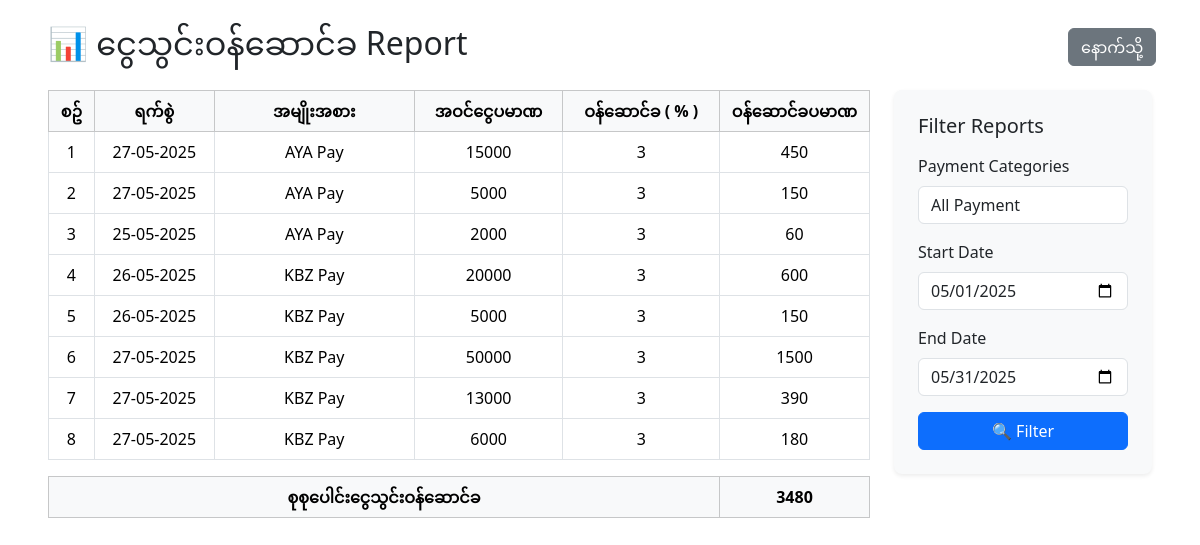
/report.php?report=cash_in_percentage, run on the app's committed database.
### tables this page shows
CREATE TABLE `cashbook` (
  `id` int(11) NOT NULL,
  `date` date NOT NULL,
  `description` text NOT NULL,
  `in_amt` int(11) NOT NULL,
  `out_amt` int(11) NOT NULL,
  `balance` int(11) NOT NULL,
  `category_id` int(11) NOT NULL,
  `created_at` timestamp NOT NULL DEFAULT current_timestamp() ON UPDATE current_timestamp()
);

CREATE TABLE `payment_categories` (
  `id` int(11) NOT NULL,
  `name` varchar(100) NOT NULL,
  `image` varchar(255) NOT NULL
);

CREATE TABLE `percentage` (
  `id` int(11) NOT NULL,
  `date` date NOT NULL,
  `description` varchar(255) NOT NULL,
  `percentage` int(11) NOT NULL,
  `percentage_amt` int(11) NOT NULL,
  `inorout` varchar(11) NOT NULL,
  `category_id` int(11) NOT NULL,
  `cash_id` int(11) NOT NULL
);

### report.php (the view, shortened to what this page needs)
<?php include 'connect.php'; ?>
<div class="mx-5 py-4">
  <div class="mb-4 d-flex">
    <div class="col-11">
      <h2 class="mb-0">
        📊
        <?php
            if($_GET['report'] == 'cash_in_percentage'){
                echo "ငွေသွင်းဝန်ဆောင်ခ";
            } elseif($_GET['report'] == 'cash_out_percentage'){
                echo "ငွေထုတ်ဝန်ဆောင်ခ";
            } elseif($_GET['report'] == 'total_cash_in'){
                echo "ငွေဝင်စာရင်း";
            } elseif($_GET['report'] == 'total_cash_out'){
                echo "ထွက်ငွေစာရင်း";
            } elseif($_GET['report'] == 'total_cash_in_out'){
                echo "ငွေအဝင်/အထွက်စာရင်း";
            } elseif($_GET['report'] == 'balance'){
                echo "လက်ကျန်ငွေစာရင်း";
            }
        ?>
        Report
      </h2>
    </div>
    <div class="col">
      <a href="index.php"><button type="button" name="button" class="btn btn-secondary mt-1 ms-2">နောက်သို့</button></a>
    </div>
  </div>
  <div class="row">
    <div class="col-lg-9 mb-4">
    <?php
      if($_GET['report'] == 'cash_in_percentage'){
        if(isset($_POST['filter']) && !empty($_POST['start_date']) && !empty($_POST['end_date']) && !empty($_POST['payment_category'])){
          $start_date = $_POST['start_date'];
          $end_date = $_POST['end_date'];
          $payment_category = $_POST['payment_category'];
          $cash_in_percentagestmt = $pdo->prepare("SELECT * FROM cashbook WHERE in_amt != 0 AND date BETWEEN '$start_date' AND '$end_date' AND category_id='$payment_category'");
        }elseif(isset($_POST['filter']) && !empty($_POST['start_date']) && !empty($_POST['end_date'])){
          $start_date = $_POST['start_date'];
          $end_date = $_POST['end_date'];
          $cash_in_percentagestmt = $pdo->prepare("SELECT * FROM cashbook WHERE in_amt != 0 AND date BETWEEN '$start_date' AND '$end_date'");
        }elseif(isset($_POST['filter']) && !empty($_POST['payment_category'])){
          $payment_category = $_POST['payment_category'];
          $cash_in_percentagestmt = $pdo->prepare("SELECT * FROM cashbook WHERE in_amt != 0 AND category_id='$payment_category'");
        }else{
          $cash_in_percentagestmt = $pdo->prepare("SELECT * FROM cashbook WHERE in_amt != 0");
        }
        $cash_in_percentagestmt->execute();
        $cash_in_percentagedatas = $cash_in_percentagestmt->fetchAll();
    ?>
    <div class="table-responsive">
        <table class="table table-bordered table-hover align-middle">
          <thead class="table-light">
            <tr>
                <th class="text-center">စဥ်</th>
                <th class="text-center">ရက်စွဲ</th>
                <th class="text-center" style="width: 200px;">အမျိုးအစား</th>
                <th class="text-center">အဝင်ငွေပမာဏ</th>
                <th class="text-center">ဝန်ဆောင်ခ ( % ) </th>
                <th class="text-center">ဝန်ဆောင်ခပမာဏ</th>
            </tr>
          </thead>
          <tbody>
            <?php
            $no = 1;
            foreach($cash_in_percentagedatas as $cash_in_percentagedata){
                $id = $cash_in_percentagedata['id'];
                $payment_category = $cash_in_percentagedata['category_id'];
                $percentagestmt = $pdo->prepare("SELECT * FROM percentage WHERE cash_id = '$id'");
                $percentagestmt->execute();
                $percentagedatas = $percentagestmt->fetch(PDO::FETCH_ASSOC);
                $paymentstmt = $pdo->prepare("SELECT * FROM payment_categories WHERE id='$payment_category'");
                $paymentstmt->execute();
                $paymentdatas = $paymentstmt->fetch(PDO::FETCH_ASSOC);
            ?>
            <tr>
              <td class="text-center"><?php echo $no; ?></td>
              <td class="text-center"><?php echo date('d-m-Y', strtotime($cash_in_percentagedata['date'])) ?></td>
              <td class="text-center"><?php echo $paymentdatas['name']; ?></td>
              <td class="text-center"><?php echo $cash_in_percentagedata['in_amt']; ?></td>
              <td class="text-center"><?php echo $percentagedatas['percentage']; ?></td>
              <td class="text-center" style="width: 150px;"><?php echo $percentagedatas['percentage_amt']; ?></td>
            </tr>
            <?php
            $no++;
            }
            ?>
          </tbody>
        </table>
        <?php
          if(isset($_POST['filter']) && !empty($_POST['start_date']) && !empty($_POST['end_date']) && !empty($_POST['payment_category'])){
            $start_date = $_POST['start_date'];
            $end_date = $_POST['end_date'];
            $payment_category = $_POST['payment_category'];
            $total_percentagestmt = $pdo->prepare("SELECT SUM(percentage_amt) AS total_percentage_amt FROM percentage WHERE inorout = 'in' AND date BETWEEN '$start_date' AND '$end_date' AND category_id='$payment_category'");
          }elseif(isset($_POST['filter']) && !empty($_POST['start_date']) && !empty($_POST['end_date'])){
            $start_date = $_POST['start_date'];
            $end_date = $_POST['end_date'];
            $total_percentagestmt = $pdo->prepare("SELECT SUM(percentage_amt) AS total_percentage_amt FROM percentage WHERE inorout = 'in' AND date BETWEEN '$start_date' AND '$end_date'");
          }elseif(isset($_POST['filter']) && !empty($_POST['payment_category'])){
            $payment_category = $_POST['payment_category'];
            $total_percentagestmt = $pdo->prepare("SELECT SUM(percentage_amt) AS total_percentage_amt FROM percentage WHERE inorout = 'in' AND category_id='$payment_category'");
          }else{
            $total_percentagestmt = $pdo->prepare("SELECT SUM(percentage_amt) AS total_percentage_amt FROM percentage WHERE inorout = 'in'");
          }
            $total_percentagestmt->execute();
            $total_percentagedatas = $total_percentagestmt->fetch(PDO::FETCH_ASSOC);
        ?>
        <table class="table table-bordered table-hover align-middle">
          <thead class="table-light">
            <tr>
                <th class="text-center">စုစုပေါင်းငွေသွင်းဝန်ဆောင်ခ</th>
                <th class="text-center" style="width: 150px;"><?php echo $total_percentagedatas['total_percentage_amt']; ?></th>
            </tr>
          </thead>
        </table>
      </div>
    <?php
      }
      ?>
    </div>
    <div class="col-lg-3">
      <div class="bg-light rounded-3 p-4 shadow-sm">
        <h5 class="mb-3">Filter Reports</h5>
        <form method="post" class="d-flex flex-column gap-3">
          <div>
            <label for="startDate" class="form-label">Payment Categories</label>
            <select name="payment_category" id="" class="form-control">
            <option value="">All Payment</option>
            </select>
          </div>
          <div>
            <label for="startDate" class="form-label">Start Date</label>
            <input type="date" id="startDate" name="start_date" class="form-control" value="<?php if(!empty($_SESSION['start_date'])){ echo $_SESSION['start_date']; }else{ echo $_SESSION['default_start_date']; } ?>">
          </div>
          <div>
            <label for="endDate" class="form-label">End Date</label>
            <input type="date" id="endDate" name="end_date" class="form-control" value="<?php if(!empty($_SESSION['end_date'])){ echo $_SESSION['end_date']; }else{ echo $_SESSION['default_end_date']; } ?>">
          </div>
          <div>
            <button type="submit" class="btn btn-primary w-100" name="filter">🔍 Filter</button>
          </div>
        </form>
      </div>
    </div>
  </div>
</div>
<?php include 'footer.php'; ?>

### data on the page
cashbook: date "27-05-2025", payment_categories.name "AYA Pay", in_amt "15000", percentage.percentage "3", percentage.percentage_amt "450"
cashbook: date "27-05-2025", payment_categories.name "AYA Pay", in_amt "5000", percentage.percentage "3", percentage.percentage_amt "150"
cashbook: date "25-05-2025", payment_categories.name "AYA Pay", in_amt "2000", percentage.percentage "3", percentage.percentage_amt "60"
cashbook: date "26-05-2025", payment_categories.name "KBZ Pay", in_amt "20000", percentage.percentage "3", percentage.percentage_amt "600"
cashbook: date "26-05-2025", payment_categories.name "KBZ Pay", in_amt "5000", percentage.percentage "3", percentage.percentage_amt "150"
cashbook: date "27-05-2025", payment_categories.name "KBZ Pay", in_amt "50000", percentage.percentage "3", percentage.percentage_amt "1500"
cashbook: date "27-05-2025", payment_categories.name "KBZ Pay", in_amt "13000", percentage.percentage "3", percentage.percentage_amt "390"
cashbook: date "27-05-2025", payment_categories.name "KBZ Pay", in_amt "6000", percentage.percentage "3", percentage.percentage_amt "180"

### other printed values
$total_percentagedatas['total_percentage_amt'] "3480"
